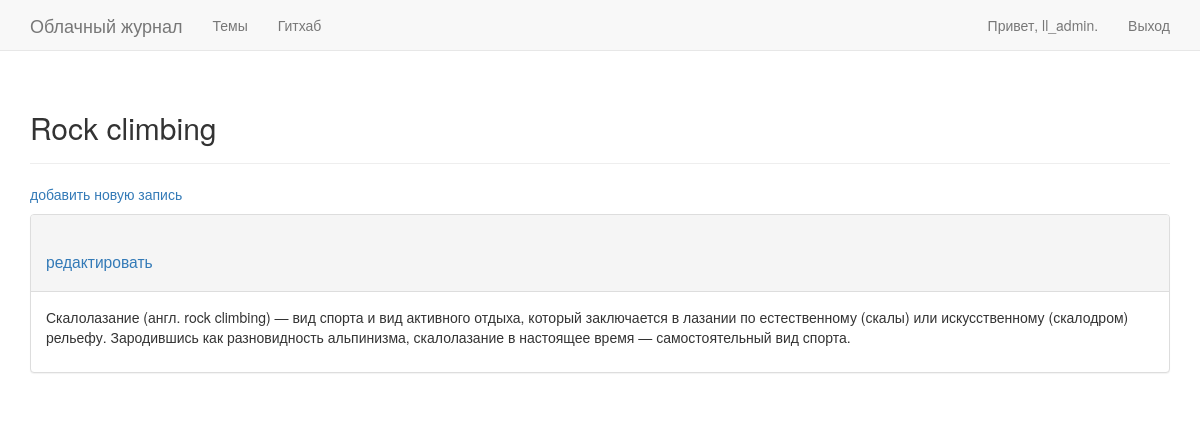
The page /topics/2/ (signed in) on the database its author committed.
### learning_logs/models.py (models this page shows, shortened)
class Topic(models.Model):
    text = models.CharField(max_length=200)
    datetime = models.DateTimeField(auto_now_add=True)
    owner = models.ForeignKey(User)
    def __str__(self):
        return self.text

class Entry(models.Model):
    topic = models.ForeignKey(Topic)
    text = models.TextField()
    datetime = models.DateTimeField(auto_now_add=True)
    class Meta:
        verbose_name_plural = 'entries'

### learning_logs/views.py (the view)
# urls.py: url(r'^topics/(?P<topic_id>\d+)/$', views.topic, name='topic'),
@login_required
def topic(request, topic_id):
    topic = Topic.objects.get(id=topic_id)
    if topic.owner != request.user:
        raise Http404
    entries = topic.entry_set.order_by('-datetime')
    context = {'topic' : topic, 'entries' : entries}
    return render(request, 'learning_logs/topic.html', context)

### learning_logs/templates/learning_logs/topic.html (shortened to what this page needs)
{% extends 'learning_logs/base.html' %}
{% block header %}
    <h2>{{ topic }}</h2>
{% endblock header %}
{% block content %}
    <p>
        <a href="{% url 'learning_logs:new_entry' topic.id %}">добавить новую запись</a>
    </p>
    {% for entry in entries %}
        <div class="panel panel-default">
            <div class="panel-heading">
                <h3>
                    <small>
                        <a href="{% url 'learning_logs:edit_entry' entry.id %}">редактировать</a>
                    </small>
                </h3>
            </div>
            <div class="panel-body">
                {{ entry.text|linebreaks }}
            </div>
        </div>
    {% empty %}
        В этой теме записей пока нет
    {% endfor %}
{% endblock content %}

### learning_logs/templates/learning_logs/base.html (shortened to what this page needs)
{% load bootstrap3 %}
<!DOCTYPE html>
    <html lang="ru">
    <head>
        {% bootstrap_css %}
    </head>
    <body>
        <nav class="navbar navbar-default navbar-static-top">
            <div class="container">
                <div class="navbar-header">
                    <a class="navbar-brand" href="{% url 'learning_logs:index' %}">Облачный журнал</a>
                </div>
                <div id="navbar" class="navbar-collapse collapse">
                    <ul class="nav navbar-nav">
                        <li><a href="{% url 'learning_logs:topics' %}">Темы</a></li>
                        <li><a href="https://github.com/Emilnurg" target="_blank" >Гитхаб</a> </li>
                    </ul>
                    <ul class="nav navbar-nav navbar-right">
                        {% if user.is_authenticated %}
                            <li><a>Привет, {{ user.username }}.</a></li>
                            <li><a href="{% url 'users:logout' %}">Выход</a></li>
                        {% else %}
                            <li><a href="{% url 'users:register' %}">Регистрация</a></li>
                            <li><a href="{% url 'users:login' %}">Вход</a></li>
                        {% endif %}
                    </ul>
                </div>
            </div>
        </nav>
        <div class="container">
            <div class="page-header">
                {% block header %}{% endblock header %}
            </div>
            <div>
                {% block content %}{% endblock content %}
            </div>
        </div>
    </body>
</html>

### rows shown on the page
Topic: text "Rock climbing"
Entry: text "Скалолазание (англ. rock climbing) — вид спорта и вид активного отдыха, который заключается в лазании по естественному (скалы) или искусственному (скалодром) рельефу. Зародившись как разновидность альпинизма, скалолазание в настоящее время — самостоятельный вид спорта."

### other values the page prints
{{ user.username }} "ll_admin"
